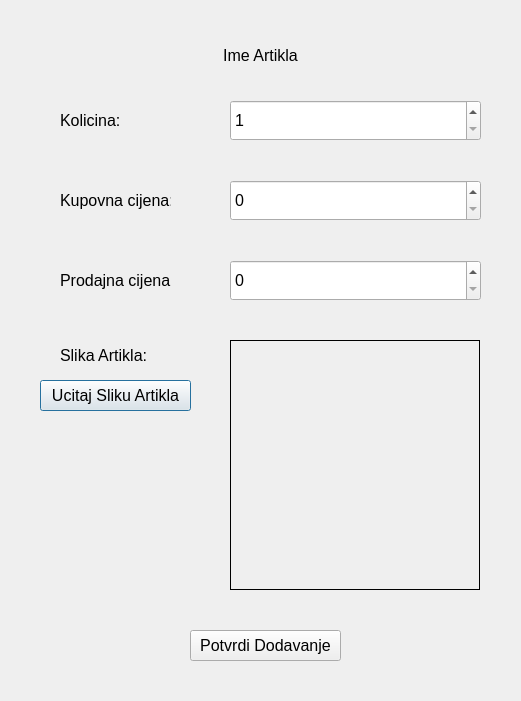
<?xml version="1.0" encoding="UTF-8"?>
<ui version="4.0">
 <class>UpdateItemDialog</class>
 <widget class="QDialog" name="UpdateItemDialog">
  <property name="geometry">
   <rect>
    <x>0</x>
    <y>0</y>
    <width>521</width>
    <height>701</height>
   </rect>
  </property>
  <property name="windowTitle">
   <string>Dialog</string>
  </property>
  <widget class="QLabel" name="lblItemName">
   <property name="geometry">
    <rect>
     <x>200</x>
     <y>40</y>
     <width>121</width>
     <height>31</height>
    </rect>
   </property>
   <property name="font">
    <font>
     <pointsize>12</pointsize>
    </font>
   </property>
   <property name="text">
    <string>Ime Artikla</string>
   </property>
   <property name="alignment">
    <set>Qt::AlignCenter</set>
   </property>
  </widget>
  <widget class="QLabel" name="label_2">
   <property name="geometry">
    <rect>
     <x>60</x>
     <y>100</y>
     <width>91</width>
     <height>41</height>
    </rect>
   </property>
   <property name="font">
    <font>
     <pointsize>12</pointsize>
    </font>
   </property>
   <property name="text">
    <string>Kolicina:</string>
   </property>
  </widget>
  <widget class="QLabel" name="label_3">
   <property name="geometry">
    <rect>
     <x>60</x>
     <y>340</y>
     <width>101</width>
     <height>31</height>
    </rect>
   </property>
   <property name="font">
    <font>
     <pointsize>12</pointsize>
    </font>
   </property>
   <property name="text">
    <string>Slika Artikla:</string>
   </property>
  </widget>
  <widget class="QSpinBox" name="sbQuantity">
   <property name="geometry">
    <rect>
     <x>230</x>
     <y>100</y>
     <width>251</width>
     <height>41</height>
    </rect>
   </property>
   <property name="font">
    <font>
     <pointsize>12</pointsize>
    </font>
   </property>
   <property name="minimum">
    <number>1</number>
   </property>
   <property name="maximum">
    <number>1000</number>
   </property>
  </widget>
  <widget class="QLabel" name="lblImage">
   <property name="geometry">
    <rect>
     <x>230</x>
     <y>340</y>
     <width>250</width>
     <height>250</height>
    </rect>
   </property>
   <property name="font">
    <font>
     <pointsize>12</pointsize>
    </font>
   </property>
   <property name="frameShape">
    <enum>QFrame::Panel</enum>
   </property>
   <property name="text">
    <string/>
   </property>
  </widget>
  <widget class="QPushButton" name="btnLoadItemImage">
   <property name="geometry">
    <rect>
     <x>40</x>
     <y>380</y>
     <width>151</width>
     <height>31</height>
    </rect>
   </property>
   <property name="font">
    <font>
     <pointsize>12</pointsize>
    </font>
   </property>
   <property name="text">
    <string>Ucitaj Sliku Artikla</string>
   </property>
  </widget>
  <widget class="QPushButton" name="btnConfirmEdit">
   <property name="geometry">
    <rect>
     <x>190</x>
     <y>630</y>
     <width>151</width>
     <height>31</height>
    </rect>
   </property>
   <property name="font">
    <font>
     <pointsize>12</pointsize>
    </font>
   </property>
   <property name="text">
    <string>Potvrdi Dodavanje</string>
   </property>
  </widget>
  <widget class="QLabel" name="label_4">
   <property name="geometry">
    <rect>
     <x>60</x>
     <y>260</y>
     <width>111</width>
     <height>41</height>
    </rect>
   </property>
   <property name="font">
    <font>
     <pointsize>12</pointsize>
    </font>
   </property>
   <property name="text">
    <string>Prodajna cijena:</string>
   </property>
  </widget>
  <widget class="QLabel" name="label_5">
   <property name="geometry">
    <rect>
     <x>60</x>
     <y>180</y>
     <width>111</width>
     <height>41</height>
    </rect>
   </property>
   <property name="font">
    <font>
     <pointsize>12</pointsize>
    </font>
   </property>
   <property name="text">
    <string>Kupovna cijena:</string>
   </property>
  </widget>
  <widget class="QSpinBox" name="sbBuyingPrice">
   <property name="geometry">
    <rect>
     <x>230</x>
     <y>180</y>
     <width>251</width>
     <height>41</height>
    </rect>
   </property>
   <property name="font">
    <font>
     <pointsize>12</pointsize>
    </font>
   </property>
   <property name="maximum">
    <number>100000</number>
   </property>
  </widget>
  <widget class="QSpinBox" name="sbSellingPrice">
   <property name="geometry">
    <rect>
     <x>230</x>
     <y>260</y>
     <width>251</width>
     <height>41</height>
    </rect>
   </property>
   <property name="font">
    <font>
     <pointsize>12</pointsize>
    </font>
   </property>
   <property name="maximum">
    <number>100000</number>
   </property>
  </widget>
 </widget>
 <resources/>
 <connections/>
</ui>
